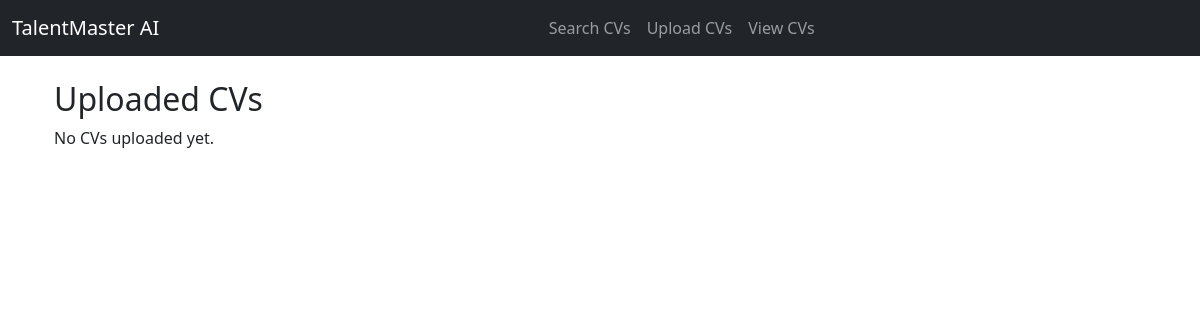
/cvs, run on an earlier commit of the app's database.
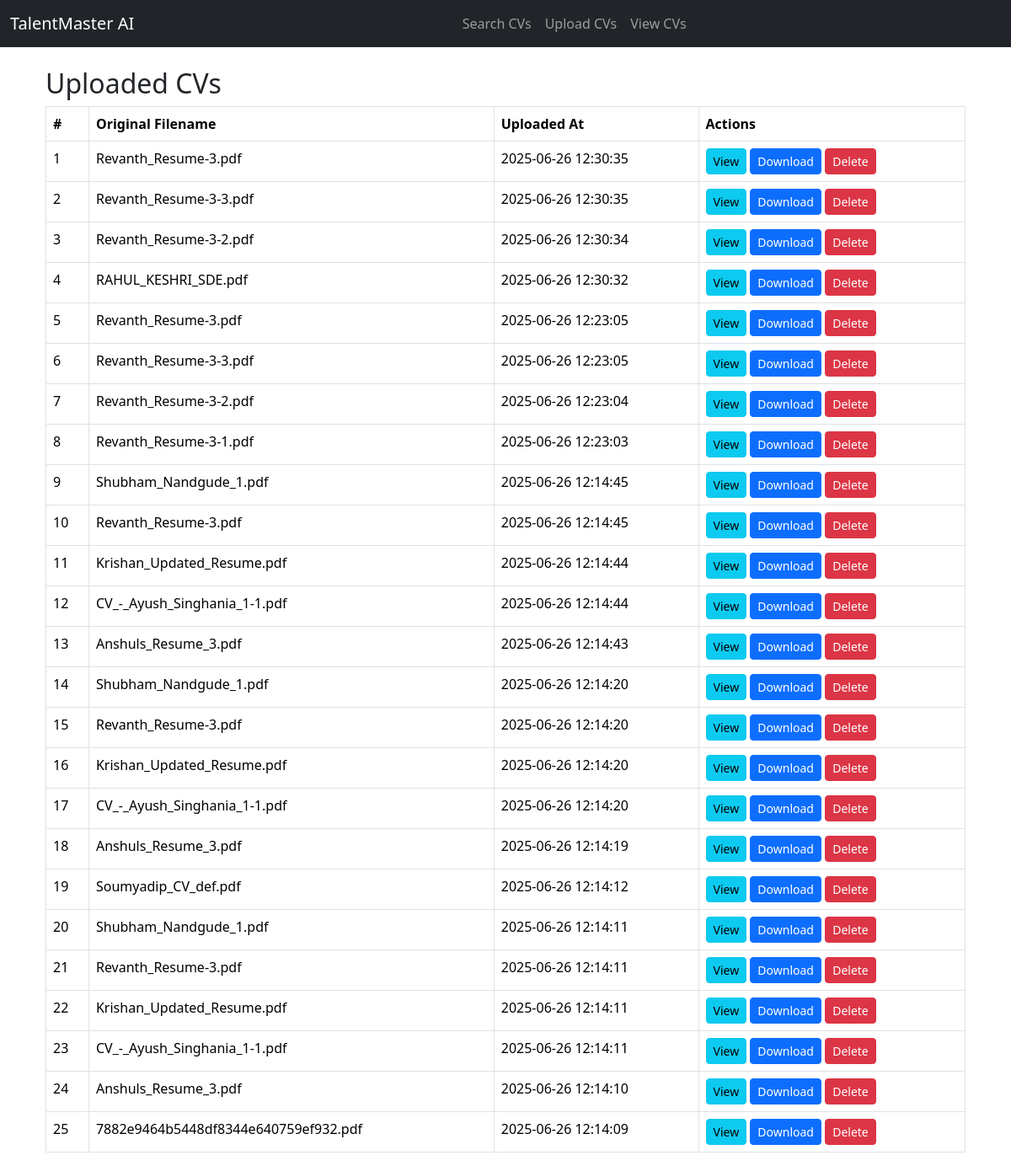
And on a later commit of the database.
### app.py (models this page shows, shortened)
class UploadedCV(db.Model):
    id = db.Column(db.Integer, primary_key=True)
    original_filename = db.Column(db.String(255))
    stored_filename = db.Column(db.String(255), unique=True)
    filepath = db.Column(db.String(255))
    upload_time = db.Column(db.DateTime, default=datetime.utcnow)

### app.py (the view)
@app.route('/cvs')
def cvs():
    uploads = UploadedCV.query.order_by(UploadedCV.upload_time.desc()).all()
    return render_template('cvs.html', uploads=uploads)

### templates/cvs.html (shortened to what this page needs)
{% extends "base.html" %}
{% block content %}
<div class="container mt-4">
  <h2>Uploaded CVs</h2>
  {% if uploads %}
  <table class="table table-bordered table-hover">
    <thead>
      <tr>
        <th>#</th>
        <th>Original Filename</th>
        <th>Uploaded At</th>
        <th>Actions</th>
      </tr>
    </thead>
    <tbody>
      {% for cv in uploads %}
      <tr>
        <td>{{ loop.index }}</td>
        <td>{{ cv.original_filename }}</td>
        <td>{{ cv.upload_time.strftime('%Y-%m-%d %H:%M:%S') }}</td>
        <td>
          <a href="{{ url_for('uploaded_file', filename=cv.stored_filename) }}" target="_blank" class="btn btn-sm btn-info">View</a>
          <a href="{{ url_for('download', cv_id=cv.id) }}" class="btn btn-sm btn-primary">Download</a>
          <form action="{{ url_for('delete', cv_id=cv.id) }}" method="POST" style="display:inline;" onsubmit="return confirm('Are you sure you want to delete this CV?');">
            <button type="submit" class="btn btn-sm btn-danger">Delete</button>
          </form>
        </td>
      </tr>
      {% endfor %}
    </tbody>
  </table>
  {% else %}
  <p>No CVs uploaded yet.</p>
  {% endif %}
</div>
{% endblock %}

### templates/base.html (shortened to what this page needs)
<!DOCTYPE html>
<html lang="en">
<head>
  <link href="https://cdn.jsdelivr.net/npm/bootstrap@5.3.3/dist/css/bootstrap.min.css" rel="stylesheet">
</head>
<body>
  <nav class="navbar navbar-expand-lg navbar-dark bg-dark">
    <div class="container-fluid">
      <a class="navbar-brand" href="{{ url_for('index') }}">TalentMaster AI</a>
      <div class="collapse navbar-collapse justify-content-center" id="navbarNav">
        <ul class="navbar-nav mx-auto">
            <li class="nav-item">
            <a class="nav-link" href="{{ url_for('index') }}">Search CVs</a>
            </li>
            <li class="nav-item">
            <a class="nav-link" href="{{ url_for('upload_cv') }}">Upload CVs</a>
            </li>
            <li class="nav-item">
            <a class="nav-link" href="{{ url_for('cvs') }}">View CVs</a>
            </li>
        </ul>
      </div>
    </div>
  </nav>
  <div class="container mt-4">
    {% block content %}{% endblock %}
  </div>
</body>
</html>

What changed in the data, as far as the page shows it:
added UploadedCV: original_filename "Revanth_Resume-3.pdf", upload_time "2025-06-26 12:30:35"
added UploadedCV: original_filename "Revanth_Resume-3-3.pdf", upload_time "2025-06-26 12:30:35"
added UploadedCV: original_filename "Revanth_Resume-3-2.pdf", upload_time "2025-06-26 12:30:34"
added UploadedCV: original_filename "RAHUL_KESHRI_SDE.pdf", upload_time "2025-06-26 12:30:32"
added UploadedCV: original_filename "Revanth_Resume-3.pdf", upload_time "2025-06-26 12:23:05"
added UploadedCV: original_filename "Revanth_Resume-3-3.pdf", upload_time "2025-06-26 12:23:05"
added UploadedCV: original_filename "Revanth_Resume-3-2.pdf", upload_time "2025-06-26 12:23:04"
added UploadedCV: original_filename "Revanth_Resume-3-1.pdf", upload_time "2025-06-26 12:23:03"
added UploadedCV: original_filename "Shubham_Nandgude_1.pdf", upload_time "2025-06-26 12:14:45"
added UploadedCV: original_filename "Revanth_Resume-3.pdf", upload_time "2025-06-26 12:14:45"
added UploadedCV: original_filename "Krishan_Updated_Resume.pdf", upload_time "2025-06-26 12:14:44"
added UploadedCV: original_filename "CV_-_Ayush_Singhania_1-1.pdf", upload_time "2025-06-26 12:14:44"
added UploadedCV: original_filename "Anshuls_Resume_3.pdf", upload_time "2025-06-26 12:14:43"
added UploadedCV: original_filename "Shubham_Nandgude_1.pdf", upload_time "2025-06-26 12:14:20"
added UploadedCV: original_filename "Revanth_Resume-3.pdf", upload_time "2025-06-26 12:14:20"
added UploadedCV: original_filename "Krishan_Updated_Resume.pdf", upload_time "2025-06-26 12:14:20"
added UploadedCV: original_filename "CV_-_Ayush_Singhania_1-1.pdf", upload_time "2025-06-26 12:14:20"
added UploadedCV: original_filename "Anshuls_Resume_3.pdf", upload_time "2025-06-26 12:14:19"
added UploadedCV: original_filename "Soumyadip_CV_def.pdf", upload_time "2025-06-26 12:14:12"
added UploadedCV: original_filename "Shubham_Nandgude_1.pdf", upload_time "2025-06-26 12:14:11"
added UploadedCV: original_filename "Revanth_Resume-3.pdf", upload_time "2025-06-26 12:14:11"
added UploadedCV: original_filename "Krishan_Updated_Resume.pdf", upload_time "2025-06-26 12:14:11"
added UploadedCV: original_filename "CV_-_Ayush_Singhania_1-1.pdf", upload_time "2025-06-26 12:14:11"
added UploadedCV: original_filename "Anshuls_Resume_3.pdf", upload_time "2025-06-26 12:14:10"
added UploadedCV: original_filename "7882e9464b5448df8344e640759ef932.pdf", upload_time "2025-06-26 12:14:09"
Also different on the page:
text no longer shown: "No CVs uploaded yet."
text now shown: "# Original Filename Uploaded At Actions"
